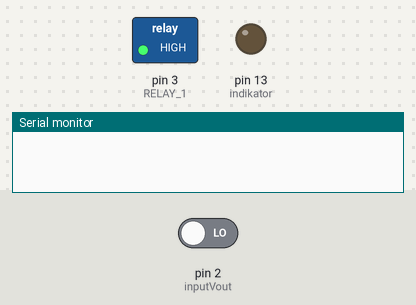
The sketch below on a simulated Arduino Uno, built with avr-gcc and run on an emulated ATmega328P. Shown: switched loads named in the sketch (green lamp = pin HIGH), output pins drawn as LEDs (lit = HIGH), the last lines printed to the serial monitor. The test bench sets the inputs (shaded band); at power-on: pin 2 (inputVout) LOW.

Above: at 1.2 s.
1.3 s: pin 2 (inputVout) driven HIGH
At 2.2 s:
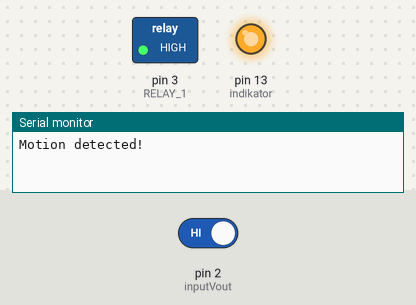
2.9 s: pin 2 (inputVout) driven LOW
At 3.3 s:
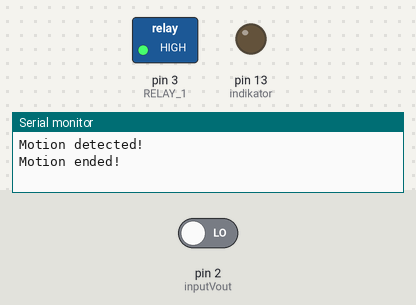
Timing chart, 0 to 5.9 s (numbered marks = the images above; inputs shaded):
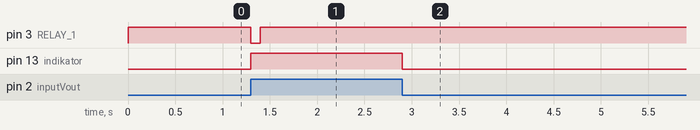

The sketch:

pir_dan_relay.ino
```cpp
/*=======================================


relay di pin 3
PIR di pin 2


================================================================*/


#define RELAY_ON 0
#define RELAY_OFF 1
#define RELAY_1  3   // pin

int indikator = 13; // buat indikator LED
int inputVout = 2; // Vout PIR
int statusPIR = 0; // status logical
int data = 0; // variabel temporary utk menampung data PIR


void setup() {
pinMode(indikator, OUTPUT); //set pin 13 sbg output
pinMode(inputVout, INPUT); // set pin 2 sbg input
Serial.begin(9600); //serial monitor


  // Set pin as output.
  pinMode(RELAY_1, OUTPUT);
  // Initialize relay one as off so that on reset it would be off by default
  digitalWrite(RELAY_1, RELAY_OFF);
}

void loop(){
data = digitalRead(inputVout); // baca input dr Vout
if ((data == HIGH) && (statusPIR == LOW)) { // cek jika ada pergerakan
       digitalWrite(indikator, HIGH); // nyalakan led indikator di board Arduino
        Serial.println("Motion detected!"); //buat monitor ke laptop
         statusPIR = HIGH; //diset high spy tdk mendeteksi terus

         digitalWrite(RELAY_1, RELAY_ON);
         delay(100);
         digitalWrite(RELAY_1, RELAY_OFF);
         delay(500);


} else {
  if ((data == LOW) && (statusPIR == HIGH)){
   digitalWrite(indikator, LOW); // matikan led indikator
   Serial.println("Motion ended!"); //buat monitor ke laptop
   statusPIR = LOW;
   }
 }
}
```

Measured:
- after the input at 1.3 s, pin 3 (RELAY_1): HIGH → LOW at once, → HIGH 0.10 s later; pin 13 (indikator): LOW → HIGH at once
- after the input at 2.9 s, pin 13 (indikator): HIGH → LOW at once
